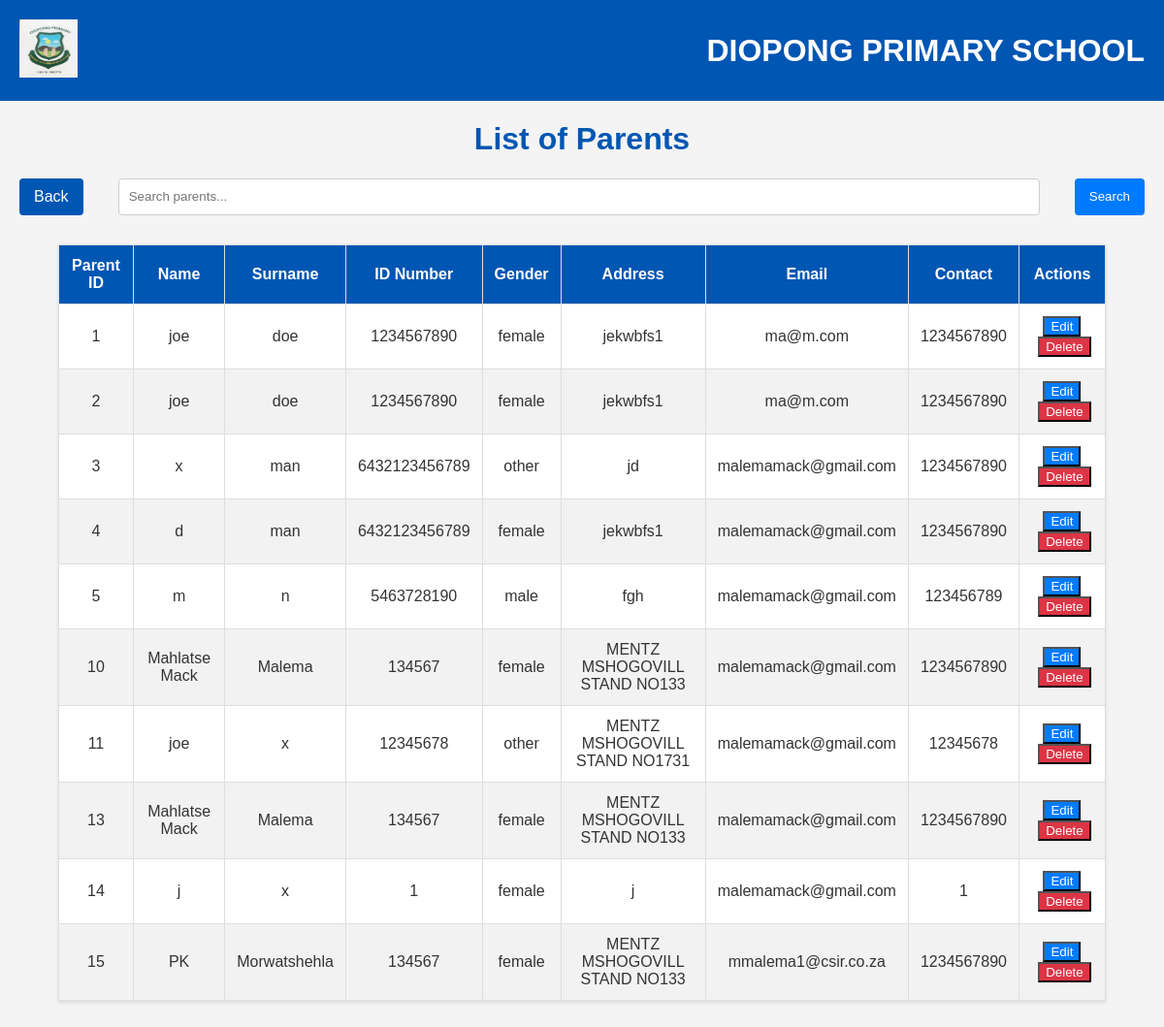
Screenshot of /prc.php with the database file from the repository.
### tables this page shows
CREATE TABLE `parent` (
  `parent_id` int(11) NOT NULL,
  `name` varchar(100) DEFAULT NULL,
  `surname` varchar(100) DEFAULT NULL,
  `id_number` bigint(15) DEFAULT NULL,
  `contact` bigint(15) DEFAULT NULL,
  `address` varchar(100) DEFAULT NULL,
  `email` varchar(100) DEFAULT NULL,
  `registration_date` timestamp NULL DEFAULT current_timestamp(),
  `user_type` varchar(100) NOT NULL,
  `username` varchar(100) NOT NULL,
  `gender` enum('male','female','other','') NOT NULL,
  `password` varchar(255) NOT NULL
);

### prc.php (the view, shortened to what this page needs)
<!DOCTYPE html>
<html lang="en">
<head>
</head>
<body>
    <div class="header">
        <div>
            <img src="1.jpg" alt="Logo" class="logo">
        </div>
        <div class="dashboard">
            <h1>DIOPONG PRIMARY SCHOOL</h1>
        </div>
    </div>
    <h1>List of Parents</h1>
    <div class="search-container">
        <a href="admind.html" class="back-button">Back</a>
        <input type="text" placeholder="Search parents..." />
        <button>Search</button>
    </div>
    <table>
        <thead>
            <tr>
                <th>Parent ID</th>
                <th>Name</th>
                <th>Surname</th>
                <th>ID Number</th>
                <th>Gender</th>
                <th>Address</th>
                <th>Email</th>
                <th>Contact</th>
                <th>Actions</th>
            </tr>
        </thead>
        <tbody>
            <?php
            $servername = "localhost";
            $username = "root";
            $password = "";
            $dbname = "smart_report";
            $conn = mysqli_connect($servername, $username, $password, $dbname);
            $query = "SELECT * FROM parent";
            $result = mysqli_query($conn, $query);
            if (mysqli_num_rows($result) > 0) {
                while ($row = mysqli_fetch_assoc($result)) {
                    echo "<tr>
                            <td>" . htmlspecialchars($row['parent_id']) . "</td>
                            <td>" . htmlspecialchars($row['name']) . "</td>
                            <td>" . htmlspecialchars($row['surname']) . "</td>
                            <td>" . htmlspecialchars($row['id_number']) . "</td>
                            <td>" . htmlspecialchars($row['gender']) . "</td>
                            <td>" . htmlspecialchars($row['address']) . "</td>
                            <td>" . htmlspecialchars($row['email']) . "</td>
                            <td>" . htmlspecialchars($row['contact']) . "</td>
                            <td>
                                <a href='edit_parent.php?id=" . $row['parent_id'] . "'><button class='edit-button'>Edit</button></a>
                                <a href='deleteparent.php?id=" . $row['parent_id'] . "' onclick='return confirm(\"Are you sure you want to delete this parent?\");'><button class='delete-button'>Delete</button></a>
                            </td>
                        </tr>";
                }
            } else {
                echo "<tr><td colspan='9'>No parents found</td></tr>";
            }
            ?>
        </tbody>
    </table>
</body>
</html>

### prc.php (style rules this page uses)
body { font-family: Arial, sans-serif; margin: 0; padding: 0; background-color: #f4f4f4; color: #333; }
.header { background-color: #0056b3; padding: 20px; display: flex; justify-content: space-between; align-items: center; color: white; }
.header h1 { margin: 0; }
.logo { width: 60px; height: 60px; }
.back-button { background-color: #0056b3; color: white; padding: 10px 15px; border: none; border-radius: 4px; text-decoration: none; cursor: pointer; }
.dashboard h1 { color: white; }
.search-container { display: flex; justify-content: space-between; margin: 20px; }
.search-container input[type="text"] { width: 80%; padding: 10px; border: 1px solid #ccc; border-radius: 4px; }
.search-container button { padding: 10px 15px; background-color: #007bff; color: white; border: none; border-radius: 4px; cursor: pointer; }
table { width: 90%; margin: 30px auto; border-collapse: collapse; background-color: white; box-shadow: 0 2px 4px rgba(0, 0, 0, 0.1); }
table, th, td { border: 1px solid #ddd; }
th, td { padding: 12px; text-align: center; }
th { background-color: #0056b3; color: white; }
tr:nth-child(even) { background-color: #f2f2f2; }
.edit-button { background-color: #007bff; color: white; }
.delete-button { background-color: #dc3545; color: white; margin-left: 5px; }
h1 { text-align: center; color: #0056b3; }

### rows the page displays
parent: parent_id "1", name "joe", surname "doe", id_number "1234567890", gender "female", address "jekwbfs1", email "ma@m.com", contact "1234567890"
parent: parent_id "2", name "joe", surname "doe", id_number "1234567890", gender "female", address "jekwbfs1", email "ma@m.com", contact "1234567890"
parent: parent_id "3", name "x", surname "man", id_number "6432123456789", gender "other", address "jd", email "malemamack@gmail.com", contact "1234567890"
parent: parent_id "4", name "d", surname "man", id_number "6432123456789", gender "female", address "jekwbfs1", email "malemamack@gmail.com", contact "1234567890"
parent: parent_id "5", name "m", surname "n", id_number "5463728190", gender "male", address "fgh", email "malemamack@gmail.com", contact "123456789"
parent: parent_id "10", name "Mahlatse Mack", surname "Malema", id_number "134567", gender "female", address "MENTZ MSHOGOVILL STAND NO133", email "malemamack@gmail.com", contact "1234567890"
parent: parent_id "11", name "joe", surname "x", id_number "12345678", gender "other", address "MENTZ MSHOGOVILL STAND NO1731", email "malemamack@gmail.com", contact "12345678"
parent: parent_id "13", name "Mahlatse Mack", surname "Malema", id_number "134567", gender "female", address "MENTZ MSHOGOVILL STAND NO133", email "malemamack@gmail.com", contact "1234567890"
parent: parent_id "14", name "j", surname "x", id_number "1", gender "female", address "j", email "malemamack@gmail.com", contact "1"
parent: parent_id "15", name "PK", surname "Morwatshehla", id_number "134567", gender "female", address "MENTZ MSHOGOVILL STAND NO133", email "mmalema1@csir.co.za", contact "1234567890"
